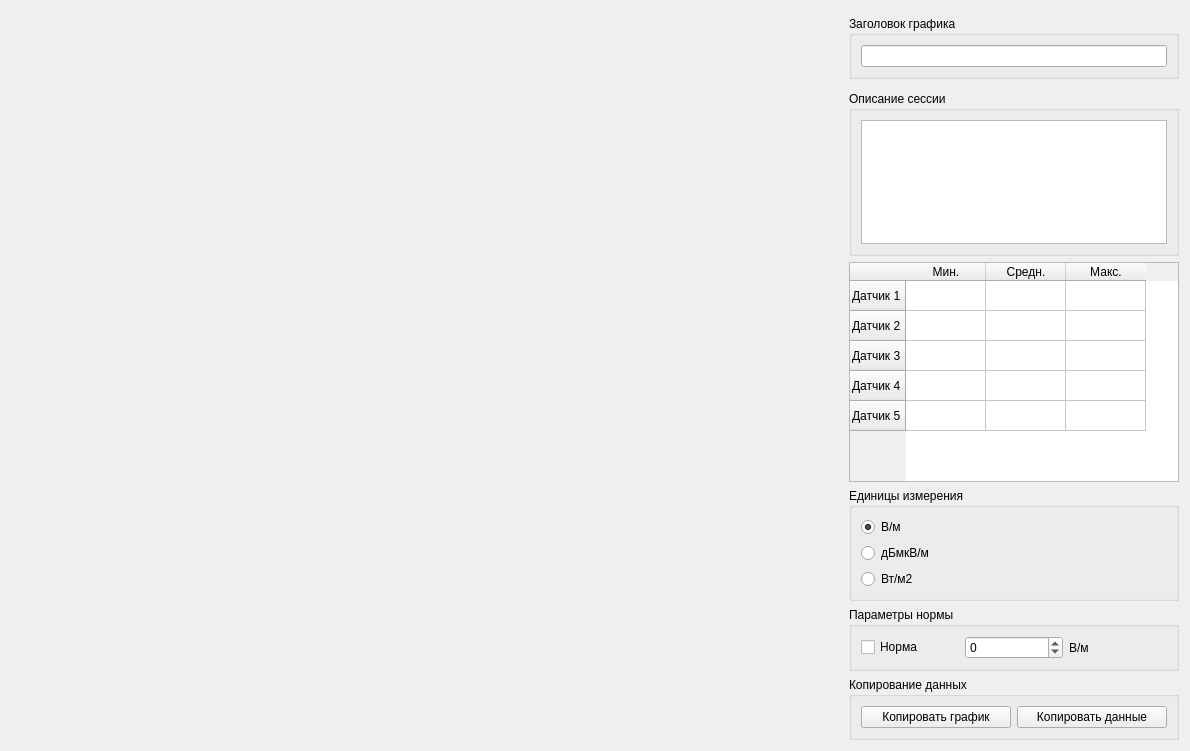
<?xml version="1.0" encoding="UTF-8"?>
<ui version="4.0">
 <class>session_viewer</class>
 <widget class="QWidget" name="session_viewer">
  <property name="geometry">
   <rect>
    <x>0</x>
    <y>0</y>
    <width>1190</width>
    <height>751</height>
   </rect>
  </property>
  <property name="windowTitle">
   <string>Form</string>
  </property>
  <layout class="QHBoxLayout" name="horizontalLayout">
   <item>
    <layout class="QVBoxLayout" name="viewer_vertical_layout">
     <item>
      <widget class="CustomPlot" name="viewer_custom_plot" native="true">
       <property name="sizePolicy">
        <sizepolicy hsizetype="Expanding" vsizetype="Preferred">
         <horstretch>0</horstretch>
         <verstretch>0</verstretch>
        </sizepolicy>
       </property>
      </widget>
     </item>
    </layout>
   </item>
   <item>
    <layout class="QVBoxLayout" name="verticalLayout_6">
     <item>
      <layout class="QVBoxLayout" name="verticalLayout_5">
       <item>
        <spacer name="verticalSpacer_2">
         <property name="orientation">
          <enum>Qt::Vertical</enum>
         </property>
         <property name="sizeHint" stdset="0">
          <size>
           <width>20</width>
           <height>40</height>
          </size>
         </property>
        </spacer>
       </item>
       <item>
        <widget class="QGroupBox" name="groupBox_6">
         <property name="title">
          <string>Заголовок графика</string>
         </property>
         <layout class="QVBoxLayout" name="verticalLayout_9">
          <item>
           <widget class="QLineEdit" name="viewer_tittle_line_edit">
            <property name="sizePolicy">
             <sizepolicy hsizetype="Preferred" vsizetype="Fixed">
              <horstretch>0</horstretch>
              <verstretch>0</verstretch>
             </sizepolicy>
            </property>
            <property name="maximumSize">
             <size>
              <width>380</width>
              <height>16777215</height>
             </size>
            </property>
           </widget>
          </item>
         </layout>
        </widget>
       </item>
       <item>
        <spacer name="verticalSpacer_3">
         <property name="orientation">
          <enum>Qt::Vertical</enum>
         </property>
         <property name="sizeHint" stdset="0">
          <size>
           <width>20</width>
           <height>40</height>
          </size>
         </property>
        </spacer>
       </item>
      </layout>
     </item>
     <item>
      <widget class="QGroupBox" name="groupBox">
       <property name="title">
        <string>Описание сессии</string>
       </property>
       <layout class="QVBoxLayout" name="verticalLayout">
        <item>
         <widget class="QTextBrowser" name="session_description_browser">
          <property name="sizePolicy">
           <sizepolicy hsizetype="Minimum" vsizetype="Expanding">
            <horstretch>0</horstretch>
            <verstretch>0</verstretch>
           </sizepolicy>
          </property>
         </widget>
        </item>
       </layout>
      </widget>
     </item>
     <item>
      <widget class="QTableWidget" name="viewer_minmax_values_table">
       <property name="sizePolicy">
        <sizepolicy hsizetype="Fixed" vsizetype="Expanding">
         <horstretch>0</horstretch>
         <verstretch>0</verstretch>
        </sizepolicy>
       </property>
       <property name="minimumSize">
        <size>
         <width>330</width>
         <height>220</height>
        </size>
       </property>
       <property name="maximumSize">
        <size>
         <width>350</width>
         <height>230</height>
        </size>
       </property>
       <attribute name="horizontalHeaderMinimumSectionSize">
        <number>30</number>
       </attribute>
       <attribute name="horizontalHeaderDefaultSectionSize">
        <number>80</number>
       </attribute>
       <row>
        <property name="text">
         <string>Датчик 1</string>
        </property>
       </row>
       <row>
        <property name="text">
         <string>Датчик 2</string>
        </property>
       </row>
       <row>
        <property name="text">
         <string>Датчик 3</string>
        </property>
       </row>
       <row>
        <property name="text">
         <string>Датчик 4</string>
        </property>
       </row>
       <row>
        <property name="text">
         <string>Датчик 5</string>
        </property>
       </row>
       <column>
        <property name="text">
         <string>Мин.</string>
        </property>
       </column>
       <column>
        <property name="text">
         <string>Средн.</string>
        </property>
       </column>
       <column>
        <property name="text">
         <string>Макс.</string>
        </property>
       </column>
      </widget>
     </item>
     <item>
      <widget class="QGroupBox" name="groupBox_2">
       <property name="maximumSize">
        <size>
         <width>380</width>
         <height>16777215</height>
        </size>
       </property>
       <property name="title">
        <string>Единицы измерения</string>
       </property>
       <layout class="QVBoxLayout" name="verticalLayout_3">
        <item>
         <widget class="QRadioButton" name="units_rbutton1">
          <property name="text">
           <string>В/м</string>
          </property>
          <property name="checked">
           <bool>true</bool>
          </property>
         </widget>
        </item>
        <item>
         <widget class="QRadioButton" name="units_rbutton2">
          <property name="text">
           <string>дБмкВ/м</string>
          </property>
          <property name="checked">
           <bool>false</bool>
          </property>
         </widget>
        </item>
        <item>
         <widget class="QRadioButton" name="units_rbutton3">
          <property name="text">
           <string>Вт/м2</string>
          </property>
         </widget>
        </item>
       </layout>
      </widget>
     </item>
     <item>
      <widget class="QGroupBox" name="groupBox_5">
       <property name="title">
        <string>Параметры нормы</string>
       </property>
       <layout class="QHBoxLayout" name="horizontalLayout_9">
        <item>
         <widget class="QCheckBox" name="viewer_norma_checkbox">
          <property name="text">
           <string>Норма</string>
          </property>
         </widget>
        </item>
        <item>
         <widget class="QSpinBox" name="viewer_norma_val_spinbox">
          <property name="minimum">
           <number>-199</number>
          </property>
          <property name="maximum">
           <number>200</number>
          </property>
          <property name="value">
           <number>0</number>
          </property>
         </widget>
        </item>
        <item>
         <widget class="QLabel" name="viewer_norma_unit_label">
          <property name="text">
           <string>В/м</string>
          </property>
         </widget>
        </item>
       </layout>
      </widget>
     </item>
     <item>
      <spacer name="verticalSpacer">
       <property name="orientation">
        <enum>Qt::Vertical</enum>
       </property>
       <property name="sizeHint" stdset="0">
        <size>
         <width>20</width>
         <height>40</height>
        </size>
       </property>
      </spacer>
     </item>
     <item>
      <widget class="QGroupBox" name="groupBox_4">
       <property name="title">
        <string>Копирование данных</string>
       </property>
       <layout class="QHBoxLayout" name="horizontalLayout_8">
        <item>
         <widget class="QPushButton" name="viewer_copy_graph_button">
          <property name="text">
           <string>Копировать график</string>
          </property>
         </widget>
        </item>
        <item>
         <widget class="QPushButton" name="viewer_copy_data_button">
          <property name="text">
           <string>Копировать данные</string>
          </property>
         </widget>
        </item>
       </layout>
      </widget>
     </item>
    </layout>
   </item>
  </layout>
 </widget>
 <customwidgets>
  <customwidget>
   <class>CustomPlot</class>
   <extends>QWidget</extends>
   <header location="global">CustomPlot</header>
   <container>1</container>
  </customwidget>
 </customwidgets>
 <resources/>
 <connections/>
</ui>
